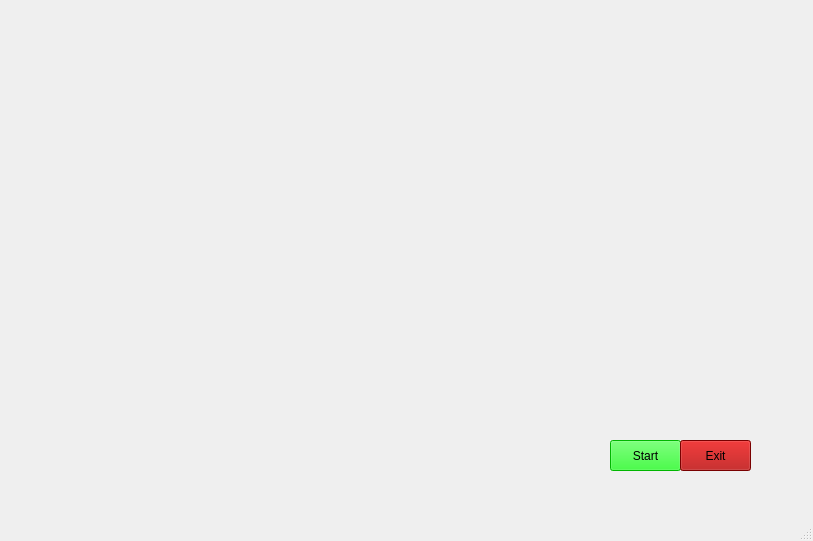
<?xml version="1.0" encoding="UTF-8"?>
<ui version="4.0">
 <class>jarvisUi</class>
 <widget class="QMainWindow" name="jarvisUi">
  <property name="geometry">
   <rect>
    <x>0</x>
    <y>0</y>
    <width>813</width>
    <height>541</height>
   </rect>
  </property>
  <property name="windowTitle">
   <string>MainWindow</string>
  </property>
  <widget class="QWidget" name="centralwidget">
   <widget class="QLabel" name="label">
    <property name="geometry">
     <rect>
      <x>0</x>
      <y>-10</y>
      <width>851</width>
      <height>561</height>
     </rect>
    </property>
    <property name="text">
     <string/>
    </property>
    <property name="pixmap">
     <pixmap>C:/Users/wadhw/Downloads/7LP8.gif</pixmap>
    </property>
    <property name="scaledContents">
     <bool>true</bool>
    </property>
   </widget>
   <widget class="QLabel" name="label_2">
    <property name="geometry">
     <rect>
      <x>0</x>
      <y>0</y>
      <width>271</width>
      <height>71</height>
     </rect>
    </property>
    <property name="text">
     <string/>
    </property>
    <property name="pixmap">
     <pixmap>C:/Users/wadhw/Downloads/Jarvis_Loading_Screen.gif</pixmap>
    </property>
   </widget>
   <widget class="QTextBrowser" name="textBrowser">
    <property name="geometry">
     <rect>
      <x>665</x>
      <y>0</y>
      <width>151</width>
      <height>31</height>
     </rect>
    </property>
    <property name="styleSheet">
     <string notr="true">background:transparent;
border-radius:none;</string>
    </property>
   </widget>
   <widget class="QTextBrowser" name="textBrowser_2">
    <property name="geometry">
     <rect>
      <x>410</x>
      <y>0</y>
      <width>256</width>
      <height>31</height>
     </rect>
    </property>
    <property name="styleSheet">
     <string notr="true">background:transparent;
border-radius:none;</string>
    </property>
   </widget>
   <widget class="QPushButton" name="pushButton">
    <property name="geometry">
     <rect>
      <x>610</x>
      <y>440</y>
      <width>71</width>
      <height>31</height>
     </rect>
    </property>
    <property name="styleSheet">
     <string notr="true">background-color: rgb(0, 255, 0);
font: 75 16pt &quot;MS Shell Dlg 2&quot;;</string>
    </property>
    <property name="text">
     <string>Start</string>
    </property>
   </widget>
   <widget class="QPushButton" name="pushButton_2">
    <property name="geometry">
     <rect>
      <x>680</x>
      <y>440</y>
      <width>71</width>
      <height>31</height>
     </rect>
    </property>
    <property name="styleSheet">
     <string notr="true">font: 75 16pt &quot;MS Shell Dlg 2&quot;;
background-color: rgb(170, 0, 0);</string>
    </property>
    <property name="text">
     <string>Exit</string>
    </property>
   </widget>
  </widget>
  <widget class="QMenuBar" name="menubar">
   <property name="geometry">
    <rect>
     <x>0</x>
     <y>0</y>
     <width>813</width>
     <height>18</height>
    </rect>
   </property>
  </widget>
  <widget class="QStatusBar" name="statusbar"/>
 </widget>
 <resources/>
 <connections/>
</ui>
